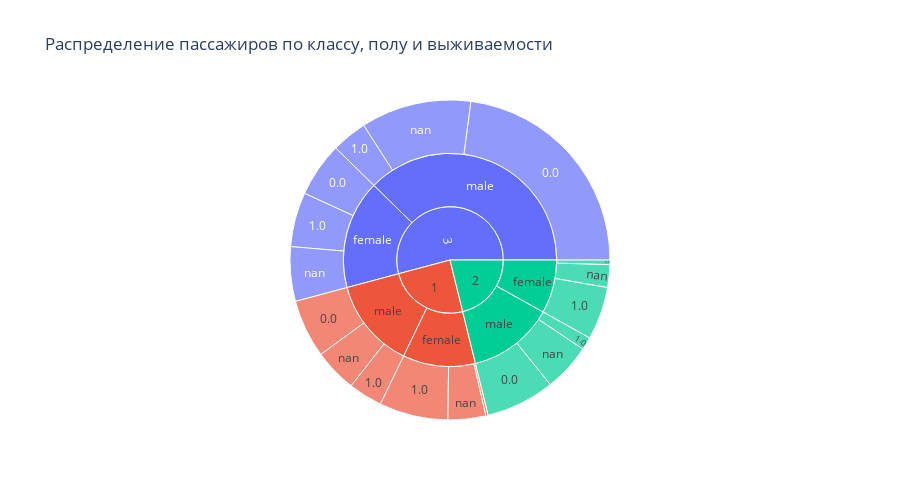

The code cell stored with this chart in its notebook:
### Markdown cell above
### Sunburst chart

График представляет собой солнечную диаграмму, отображающую распределение пассажиров по классу, полу и выживаемости. Он показывает, как пассажиры разделяются на группы по этим категориям и как они связаны между собой.

### Code cell
data_cleaned = data.copy()

data_cleaned["Pclass"] = data_cleaned["Pclass"].astype(str)
data_cleaned["Sex"] = data_cleaned["Sex"].astype(str)
data_cleaned["Survived"] = data_cleaned["Survived"].astype(str)

data_cleaned = data_cleaned.dropna(subset=["Pclass", "Sex", "Survived"])

fig = px.sunburst(
    data_cleaned, 
    path=["Pclass", "Sex", "Survived"],  
    title="Распределение пассажиров по классу, полу и выживаемости",
    labels={"Pclass": "Класс", "Sex": "Пол", "Survived": "Выживаемость"},
    width=900,  
    height=500
)

fig.show()

### Figure 1 — Plotly figure (JSON) as saved in the notebook; plotly's stock layout.template omitted (floating-point values rounded to 4 significant figures)
{"data": [{"branchvalues": "total", "domain": {"x": [0, 1], "y": [0, 1]}, "hovertemplate": "labels=%{label}<br>count=%{value}<br>parent=%{parent}<br>id=%{id}<extra></extra>", "ids": ["1/female/0.0", "2/female/0.0", "3/female/0.0", "1/male/0.0", "2/male/0.0", "3/male/0.0", "1/female/1.0", "2/female/1.0", "3/female/1.0", "1/male/1.0", "2/male/1.0", "3/male/1.0", "1/female/nan", "2/female/nan", "3/female/nan", "1/male/nan", "2/male/nan", "3/male/nan", "1/female", "2/female", "3/female", "1/male", "2/male", "3/male", "1", "2", "3"], "labels": ["0.0", "0.0", "0.0", "0.0", "0.0", "0.0", "1.0", "1.0", "1.0", "1.0", "1.0", "1.0", "nan", "nan", "nan", "nan", "nan", "nan", "female", "female", "female", "male", "male", "male", "1", "2", "3"], "name": "", "parents": ["1/female", "2/female", "3/female", "1/male", "2/male", "3/male", "1/female", "2/female", "3/female", "1/male", "2/male", "3/male", "1/female", "2/female", "3/female", "1/male", "2/male", "3/male", "1", "2", "3", "1", "2", "3", "", "", ""], "type": "sunburst", "values": [3, 6, 72, 77, 91, 300, 91, 70, 72, 45, 17, 47, 50, 30, 72, 57, 63, 146, 144, 106, 216, 179, 171, 493, 323, 277, 709]}], "layout": {"height": 500, "legend": {"tracegroupgap": 0}, "title": {"text": "Распределение пассажиров по классу, полу и выживаемости"}, "width": 900}}
